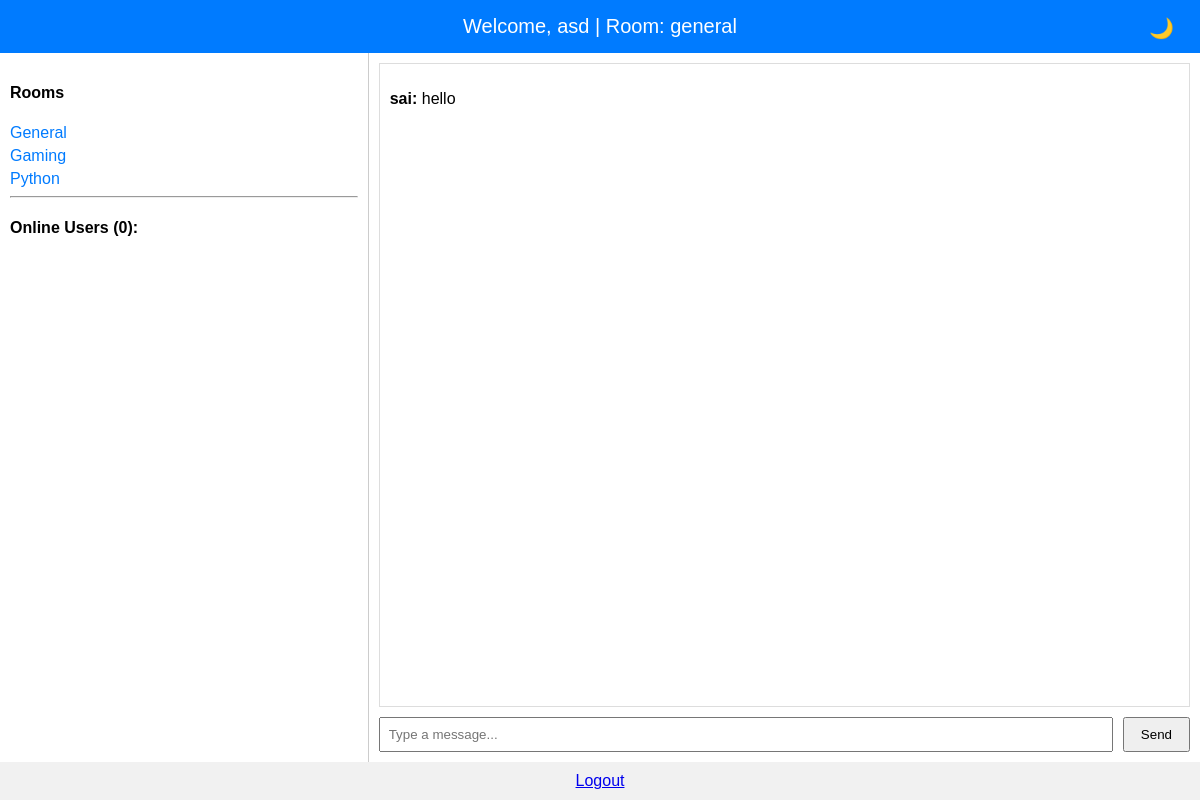
/chat/ (signed in), run on the app's committed database.
### chat/models.py (models this page shows, shortened)
class Message(models.Model):
    user = models.ForeignKey(User, on_delete=models.CASCADE)
    room = models.CharField(max_length=100)  # 🆕 Add room
    content = models.TextField()
    timestamp = models.DateTimeField(auto_now_add=True)

### chat/views.py (the view)
# urls.py: path('chat/', views.chat_room, name='chat'),
@login_required
def chat_room(request):
    room_name = request.GET.get('room', 'general')
    messages = Message.objects.filter(room=room_name).order_by('timestamp')
    return render(request, 'chat/room.html', {
        'username': request.user.username,
        'messages': messages,
        'room_name': room_name,
    })

### chat/templates/chat/room.html (shortened to what this page needs)
<!DOCTYPE html>
<html lang="en">
<head>
</head>
<body>
<header>
    Welcome, {{ username }} | Room: {{ room_name }}
    <button class="theme-toggle" id="themeToggle" onclick="toggleTheme()">🌙</button>
</header>
<div class="main">
    <div class="sidebar">
        <h4>Rooms</h4>
        <a href="/chat/?room=general" class="room-link">General</a>
        <a href="/chat/?room=gaming" class="room-link">Gaming</a>
        <a href="/chat/?room=python" class="room-link">Python</a>
        <hr>
        <h4>Online Users (<span id="user-count">0</span>):</h4>
    </div>
    <div class="chat-panel">
        <div id="chat-box">
            {% for msg in messages %}
                <p class="{% if msg.user.username == username %}me-msg{% else %}other-msg{% endif %}"><strong>{{ msg.user.username }}:</strong> {{ msg.content }}</p>
            {% endfor %}
        </div>
        <div class="chat-input">
            <input type="text" id="message-input" placeholder="Type a message...">
            <button onclick="sendMessage()">Send</button>
        </div>
    </div>
</div>
<footer>
    <a href="/logout/">Logout</a>
</footer>
</body>
</html>

### chat/templates/chat/room.html (style rules this page uses)
:root { --bg-color: white; --text-color: black; --header-bg: #007BFF; --footer-bg: #f1f1f1; --sidebar-border: #ccc; }
body { margin: 0; font-family: Arial, sans-serif; display: flex; flex-direction: column; height: 100vh; background-color: var(--bg-color); color: var(--text-color); transition: background-color 0.3s ease, color 0.3s ease; }
header { background-color: var(--header-bg); color: white; padding: 15px; text-align: center; font-size: 20px; position: relative; }
.theme-toggle { position: absolute; right: 20px; top: 15px; background: transparent; border: none; font-size: 20px; cursor: pointer; color: white; }
footer { background-color: var(--footer-bg); padding: 10px; text-align: center; }
.main { flex: 1; display: flex; }
.sidebar { width: 30%; padding: 10px; border-right: 1px solid var(--sidebar-border); overflow-y: auto; }
.chat-panel { width: 70%; padding: 10px; display: flex; flex-direction: column; }
#chat-box { flex: 1; overflow-y: auto; border: 1px solid #ddd; padding: 10px; margin-bottom: 10px; }
.chat-input { display: flex; gap: 10px; }
.chat-input input { flex: 1; padding: 8px; }
.chat-input button { padding: 8px 16px; }
.other-msg { text-align: left; color: black; }
a.room-link { display: block; margin: 5px 0; color: #007BFF; text-decoration: none; }

### data on the page
Message: room "general", user.username "sai", content "hello"

### other printed values
{{ username }} "asd"
